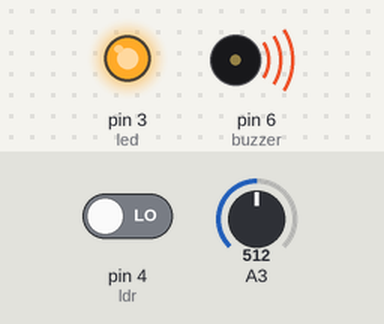
Bench run of a sketch on a simulated Arduino Uno, built with avr-gcc and run on an emulated ATmega328P. On the bench: output pins drawn as LEDs (lit = HIGH), buzzer (waves = sounding). The inputs (shaded band) are chosen by the test bench; at power-on: pin 4 (ldr) LOW, A3 = 512.

Above: at 0.1 s.
Timing chart, 0 to 1.6 s (numbered marks = the images above):
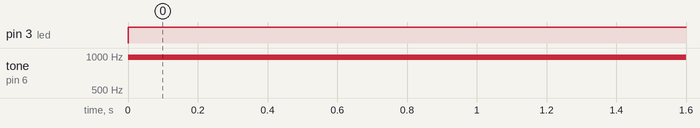

Measured:
- by itself, pin 3 (led): LOW → HIGH at 0.00 s
- by itself, tone on pin 6 (buzzer): silent → 977 Hz at 0.00 s

The sketch:

arduino-giris.ino
```cpp
int led=3;
int ldr=4;
int buzzer=6;
#define led2 5;
void setup() {
  pinMode(led, OUTPUT);
  pinMode(ldr, INPUT);
}

void loop() {
  digitalWrite(led, HIGH);
  analogWrite(buzzer, 150);
  analogRead(led);
  digitalRead(ldr);
}
```
